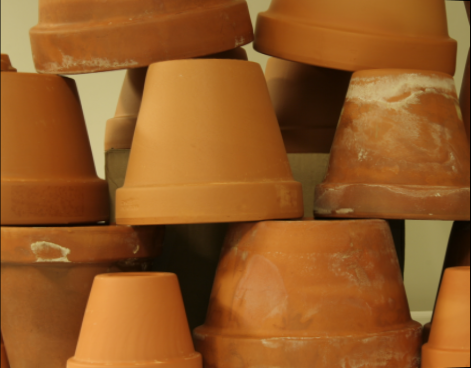
#> input picture data/rflowerpots_left.png, 471 x 368 px
$ jupyter execute --allow-errors hw3.ipynb   (shell and % lines are left out)
#> lines starting #> are read from the running program, lines starting #| are printed output that depends on the picture
# Devoir 4 &mdash; Stéréo-vision et reconstruction 3D
## Récupération des fichiers dans Colab

[cell 1]
#
# Exécutez cette cellule pour préparer votre environnement Colab.
#
# %%capture --no-stderr
# !wget https://benhadid.github.io/m1vpo/static_files/assignments/hw3.zip
# !unzip hw3.zip
# !mv hw3/* .
# !rm -rf hw3
# !rm -rf hw3.zip
# !pip install ipympl

## Initialisation des Widgets sous Colab

[cell 2]
# from google.colab import output
# output.enable_custom_widget_manager()

# 1. Description

L'un des principaux domaines de la Vision Par Ordinateur est la reconstruction 3D. Étant donné plusieurs images 2D d'une scène, comment récupérer la structure 3D de l'environnement, ainsi que la position de la caméra / du robot ? Cela a de nombreuses applications en robotique et en systèmes autonomes car la compréhension de la structure tridimensionnelle de l'environnement est cruciale pour la navigation.

<!---
<center>

<br>
<b>Figure 1</b>. Exemple d'un robot utilisant SLAM, un algorithme de reconstruction et de localisation 3D
</center>
--->

Dans ce devoir, il est demandé d'implémenter un ensemble de fonctions pour générer des cartes de profondeur 3D à partir d'une paire d'images stéréos.

<!--
<table><tr>
<td></td>
<td></td>
</tr></table>
-->
<!-- <center><b>Figure 1</b>. Images de synthèse</center> -->

De manière succinct, vous commencerez par écrire une fonction qui calcule la Matrice Fondamentale associée à une paire d'images appariées. Ensuite, vous implémenterez une fonction qui utilise cette matrice et les contraintes de « géométrie épipolaire » pour trouver plus de paires de correspondance entre les deux images. Enfin, vous coderez une fonction qui calcule les coordonnées 3D pour chacune de ces paires de points 2D.

Dans un second temps, et afin de réaliser une reconstruction 3D dense de la scène, vous implémenterez le code pour la rectification géométrique des images. Vous utiliserez, ensuite, la paire d’images rectifiées pour calculer des cartes denses de disparité et de profondeur.

# 2. Règles de codage

**<span style='color:Red'>
NE MODIFIEZ PAS LE CODE SQUELETTE EN DEHORS DES BLOCS TODO.<br>L'EVALUATEUR AUTOMATIQUE SERA TRES MECHANT AVEC VOUS SI VOUS LE FAITES !
</span>**

## 2.1. Résumé des fonctions potentiellement utiles (vous n'êtes pas obligé de les utiliser)
- numpy.*
- scipy.signal.*
- scipy.ndimage.*

## 2.2. Résumé des fonctions <span style='color:Red'>interdites</span>

- cv2.findFundamentalMat, cv2.computeCorrespondEpilines, cv2.decomposeEssentialMat, cv2.convertPointsToHomogeneous,
- cv2.convertPointsFromHomogeneous, cv2.convertPointsHomogeneous, cv2.correctMatches, cv2.decomposeProjectionMatrix,
- cv2.solvePnP, cv2.solvePnPRansac, cv2.findHomography, cv2.initCameraMatrix2D, cv2.projectPoints, cv2.RQDecomp3x3,
- cv2.StereoBM_create, cv2.StereoSGBM_create, cv2.stereoCalibrate, cv2.StereoRectify, cv2.stereoRectifyUncalibrated,
- cv2.triangulatePoints, cv2.calibrateCamera, cv2.getOptimalNewCameraMatrix, scipy.linalg.rq,
- cv2.sfm.\*, skimage.feature.\*, skimage.measure.\*, skimage.transform.\*

Vous pouvez utiliser ces fonctions pour le débogage de votre code, mais la version finale ne doit en aucun cas les inclure faute d'avoir un zéro pour le devoir.

# 3. Initialisation et paramétrage du bloc-notes
## 3.1. chargement des modules python

[cell 3]
# for auto-reloading external modules

import math
import numpy as np
import numpy.linalg as la
import matplotlib.pyplot as plt
import cv2

from utils import plot_matches

## Commençant par charger deux images

def read_image(path):
#> called with path = 'data/rflowerpots_left.png'
    img = cv2.cvtColor(cv2.imread(path), cv2.COLOR_BGR2RGB)
    return img

# middlebury_2006
img1filename    = 'data/rflowerpots_left.png'
img2filename    = 'data/rflowerpots_right.png'
principal_point = (437/2., 370/2.)
focal_distance  = (1247,1247)
base_distance   = 160/0.005
max_disparity   = 70
dmin = 251.

I1 = read_image(img1filename)
I2 = read_image(img2filename)
#> call 2 of read_image, with path = 'data/rflowerpots_right.png'
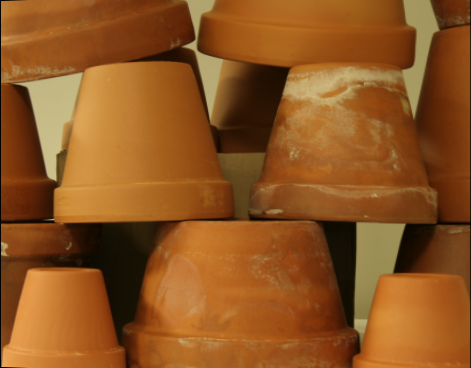
#> input picture data/rflowerpots_right.png, 471 x 368 px

plt.rcParams['figure.figsize'] = (15, 4) # set default size of plots
#plt.rcParams['image.interpolation'] = 'nearest'
#plt.rcParams['image.cmap'] = 'gray'

fig, [ax_l, ax_r] = plt.subplots(1, 2)
# Hide the Figure name at the top of the figure
fig.canvas.header_visible = False
# Hide the footer
fig.canvas.footer_visible = False

ax_l.imshow(I1, cmap='gray')
ax_l.set_title('image « gauche »', y=-0.10)
ax_l.set_axis_off()

ax_r.imshow(I2, cmap='gray')
ax_r.set_title('image « droite »', y=-0.10)
ax_r.set_axis_off()
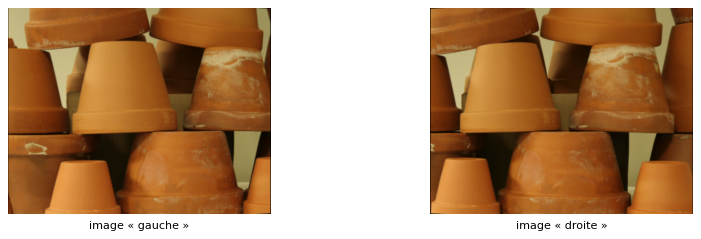
#> figure drawn by matplotlib, 2 panels

## 3.2. Calcul des points-clés et correspondances
Commençons par determiner et associer les points-clés dans les deux images.

[cell 4]
# construisons l'objet sift pour la detection et la description
# des points clés
sift = cv2.SIFT_create(nfeatures=2000)

# détection des points-clés et construction des
# descripteurs associés
keypoints_list   = []  # keypoints[i] corresponds to imgs[i]
descriptors_list = []  # descriptors[i] corresponds to keypoints[i]

for img in [I1, I2]:
    # trouver les points-clés et leurs descripteurs
    keypoints, descriptors = sift.detectAndCompute(img, None)

    keypoints_list.append(keypoints)
    descriptors_list.append(descriptors)
#> this loop made 2 passes
#> after the loop, descriptors_list = 2 items; keypoints_list = 2 items


# comparaison des descripteurs et détection
# des correspondances
FLANN_INDEX_KDTREE = 1
index_params = dict(algorithm = FLANN_INDEX_KDTREE, trees = 5)
search_params = dict(checks=50)   # or pass empty dictionary

flann = cv2.FlannBasedMatcher(index_params,search_params)

# matches_list[i] décrit la paire de correspondance entre
# les descripteurs descriptors[i] et descriptors[i+1]
matches_list = []
threshold = 0.5    # 0.5 (stringent), 0.7 (balanced), 0.9 (relaxed)
for pair in zip(descriptors_list[:-1], descriptors_list[1:]):
    matches = flann.knnMatch(pair[0], pair[1], k=2)

    good_match = []
    for m,n in matches:
        if m.distance < threshold * n.distance:
            good_match.append(m)

    matches_list.append(good_match)
#> this loop made 1 pass
#> matches on pass 1: 183 matches
#> after the loop, matches_list = 1 matches

# Pour ce devoir de stereo-vision, nous utiliserons les paires de
# correspondance dans matches_list[0] (entre img[0] et img[1]).
# Extraction de la liste des correspondances à partir des structures
# de données OpenCV
matches = np.array([ (m.queryIdx, m.trainIdx) for m in matches_list[0] ])
#> matches = 43 pairs, first value 49 to 177, second value 9 to 143

# visualisation des correspondances...
#
fig, ax = plt.subplots(1, 1)
# Hide the Figure name at the top of the figure
fig.canvas.header_visible = False
# Hide the footer
fig.canvas.footer_visible = False
# Hide the axes
ax.axis('off')

#traçage...
plot_matches(ax, I1, I2, keypoints_list[0], keypoints_list[1], matches,
                 keypoints_color='k', matches_color=None, only_matches=False)
#> (this line was passed over: utils is not available in this run)
plt.title('Paires de correspondance détectées', y=-0.10)
plt.tight_layout()
plt.show()

# 4. Les tâches

## 4.1. Calcul de la matrice Fondamentale

La matrice Fondamentale, notée $\mathbf{F}$, est une matrice $3\times 3$ (de rang 2) qui relie l'ensemble de correspondance de points dans deux images (stéréo) selon les contraintes de « géométrie épipolaire ». La géométrie épipolaire est la géométrie projective *intrinsèque* entre deux vues. Elle dépend uniquement des paramètres internes des caméras (matrice $\mathbf{K}$) et de la pose relative de ces dernières, c'est-à-dire qu'elle est **indépendante de la structure de la scène 3D**.

La matrice $\mathbf{F}$ est une représentation algébrique de la géométrie épipolaire et vérifie la contrainte ${\mathbf{x}'_i}^T \,  \mathbf{F}\, \mathbf{x}_i = 0$ où $\mathbf{x}_i$ et $\mathbf{x}'_i$ représentent $m$ points correspondants dans deux images ($i = 1, 2, \cdots, m$). Ceci est connu sous le nom de « contrainte épipolaire » ou « condition de correspondance » ou encore « équation de **Longuet-Higgins** ». sous forme matricielle, la contrainte épipolaire s'écrit :

$$
\begin{bmatrix}
x'_i & y'_i & 1
\end{bmatrix}
\,
\begin{bmatrix}
f_{11} & f_{12} & f_{13} \\
f_{21} & f_{22} & f_{23} \\
f_{31} & f_{32} & f_{33}
\end{bmatrix}
\,
\begin{bmatrix}
x_i \\
y_i \\
1
\end{bmatrix}
\,
= 0
$$

ainsi,

$$
x_i x'_i f_{11} + y_i x'_i f_{12} +  x'_i f_{13} + x_i y'_i f_{21} + y_i y'_i f_{22} + y'_i f_{23} + x_i f_{31} + y_i f_{32} + f_{33}=0. \qquad (*)
$$

Pour $m$ correspondances, cela donne

$$
\begin{bmatrix}
x_1 x'_1 & y_1 x'_1 &  x'_1 & x_1 y'_1 & y_1 y'_1 & y'_1 & x_1 & y_1 & 1 \\
\vdots  & \vdots  & \vdots  & \vdots  & \vdots  & \vdots  & \vdots  & \vdots  & \vdots \\
x_m x'_m & y_m x'_m &  x'_m & x_m y'_m & y_m y'_m & y'_m & x_m & y_m & 1 \\
\end{bmatrix}
\,
\begin{bmatrix}
f_{11} \\
f_{12} \\
f_{13} \\
f_{21} \\
f_{22} \\
f_{23} \\
f_{31} \\
f_{32} \\
f_{33}
\end{bmatrix}
\,
= 0
$$

De combien de points avons-nous besoin pour résoudre le système d'équations ci-dessus ? Contrairement à l'homographie, chaque paire de points correspondants ne contribue qu'à une seule équation (la contrainte épipolaire est un scalaire) dans l'estimation de la matrice $\mathbf{F}$. De plus, la matrice Fondamentale n'est définie qu'à un facteur d'échelle près et n'a donc que huit (et non neuf) degrés de liberté. Par conséquent, nous avons besoin de huit correspondances pour résoudre le système homogène ci-dessus, d'où le nom d'algorithme « [Huit-points](https://en.wikipedia.org/wiki/Eight-point_algorithm) ». Avec $N > 8$ correspondances entre deux images, nous pouvons empiler l'équation $(*)$ pour constituer un système surdéterminé $\mathbf{A} \; \mathbf{x} = \mathbf{0}$. Ce système peut être résolu en utilisant la méthode des « moindres carrés ».

**Tâche 4.1 (5 points) :** Implémentez dans le fichier `stereo.py` la fonction avec la signature suivante :

<p><center><code>F = eight_points(pts1, pts2)</code></center></p>

Cette fonction doit implémenter l'algorithme « Huit-points » pour estimer la matrice Fondamentale à partir d'un ensemble de points appariés. `pts1` et `pts2` sont des tableaux `N x 2` qui contiennent les coordonnées $(x_i,y_i)$ et $(x'_i,y'_i)$ des point-clés correspondants. Votre code doit implémenter une solution à un système surdéterminé (C.-à-d. supposez que $N > 8$).

Voici les étapes à réaliser :

- Normalisation et denormalisation de la matrice $\mathbf{F}$ : Une implementation naïve de l'algorithme « Huit-points » est sensible au problème de [conditionnement numérique](https://fr.wikipedia.org/wiki/Conditionnement_(analyse_num%C3%A9rique)) à cause de la variance trop importante dans les coordonnées des correspondances ponctuelles. Afin de tenir compte de ce problème, il est nécessaire de **normaliser** les coordonnées des points appariés avant de les utiliser dans le calcul de la matrice Fondamentale. Cette étape est réalisée en appliquant des transformations linéaires sur ces points afin que leurs magnitudes soient approximativement égales à 1.0 ou un autre petit nombre ( $\sqrt{2}$ est également [recommandée](https://en.wikipedia.org/wiki/Eight-point_algorithm) ). En gros, pour chaque image, nous calculons le barycentre (c.-à-d. moyenne des coordonnées) des points-clés et le soustrayons de chacun de ces points. Ensuite, une mise à l'échelle est appliquée aux points *centrés* de sorte que l'écart-type soit égale à √2 :

  $$
  \mathbf{p}'_i = \left( \mathbf{p}_i - \bar{\mathbf{p}} \right) \times  \frac{\sqrt{2}}{ \sigma_{\mathbf{p} }}
  $$

  où $\bar{\mathbf{p}}$ est la moyenne des coordonnées des points $\mathbf{p}_i$ détectés dans l'image, et $\sigma_{\mathbf{p}}$ est [l'écart-type](https://fr.wikipedia.org/wiki/%C3%89cart_type) de ces points. Sous forme matricielle, cela donne :

  $$
  \begin{bmatrix}
  u' \\
  v' \\
  1
  \end{bmatrix}
  =
  \underbrace{
  \begin{bmatrix}
  s  &  0  &  0 \\
  0  &  s  &  0 \\
  0  &  0  &  1
  \end{bmatrix}
  \begin{bmatrix}
  1  &  0  &  -c_u \\
  0  &  1  &  -c_v \\
  0  &  0  &  1
  \end{bmatrix}
  }_{\mathbf{T}}
  \begin{bmatrix}
  u \\
  v \\
  1
  \end{bmatrix}
  $$

  avec : $\mathbf{p}'_i =\left[u',v',1\right]^T$, $\mathbf{p}_i=\left[u,v,1\right]^T$, $\bar{\mathbf{p}} = \left[c_u, c_v, 1\right]$ et $s= \sqrt{2} \bigg/ \sigma_{\mathbf{p}}$

  La matrice de transformation $\mathbf{T}$ est le produit de matrices de changement d'échelle et de translation. Une fois les coordonnées normalisées, nous procéderons à l'estimation de la matrice Fondamentale normée, notée $\mathbf{F_{norm}}$, à l'aide de l'algorithme « Huit-points ». Enfin, la matrice Fondamentale $\mathbf{F}$ est récupérée à partir de la matrice $\mathbf{F_{norm}}$ comme suit :

  $$
  \mathbf{F} = \mathbf{T}^T_2~\mathbf{F}_{norm}~\mathbf{T}_1
  $$

- Rappelons qu'une matrice Fondamentale $\mathbf{F}$ valide est celle où toutes les lignes épipolaires se croisent en **un seul** point. Mathématiquement, cela signifie qu'il existe un espace nul non trivial associé à $\mathbf{F}$ (c.-à-d. $rang(F) = 2$). En général, et à cause d’imprécisions numériques dans le calcul des correspondances de points, l’algorithme « huit-points » produira une matrice $\mathbf{F}$ qui ne vérifie pas cette condition. Pour régler ce problème, décomposez la matrice $\mathbf{F}$ en valeurs singulières pour obtenir les trois matrices $\mathbf{U}$, $\mathbf{\Sigma}$, $\mathbf{V}$ tel que $\mathbf{F} = \mathbf{U}~\mathbf{\Sigma}~\mathbf{V}^T$. Convertissez ensuite la matrice $\mathbf{\Sigma}$ en une autre matrice $\mathbf{\Sigma}'$ de rang égal à 2 en annulant la plus petite valeur singulière dans $\mathbf{\Sigma}$. Enfin, calculez la matrice Fondamentale rectifiée : $\mathbf{F}' = \mathbf{U}~\mathbf{\Sigma}'~ \mathbf{V}^T$.

  **Remarque :** La contrainte de « $rang(\mathbf{F})=2$ » doit être appliquée à la matrice Fondamentale normalisée $\mathbf{F}_{norm}$  (c.-à-d. **<ins>avant</ins>** la dénormalisation ).

[cell 5]
from stereo import eight_points
from utils import DisplayEpipolarLine

pts1 = np.squeeze( np.array( [ keypoints_list[0][ m[0] ].pt  for m in matches ] ) )
#> pts1 = 43 pairs, first value 83.67 to 453.1, second value 7.42 to 341.5
pts2 = np.squeeze( np.array( [ keypoints_list[1][ m[1] ].pt  for m in matches ] ) )
#> pts2 = 43 pairs, first value 21.92 to 411.3, second value 7.24 to 345.9

#> (the rest of this cell did not finish here and is left out)

## 4.2. Rejet des correspondances aberrantes via RANSAC

Dans §3.2, les correspondances de points sont calculées à l'aide d'un descripteur de caractéristiques (ici, SIFT). En général, les résultats retournés par la mise-en-correspondance de ce genre de descripteurs (ici, `FlannBasedMatcher`) sont bruitées et contiennent plusieurs correspondances aberrantes. Ceux-ci impactent négativement le calcul de la matrice Fondamentale à l'aide de l'algorithme « Huit-points ». Ainsi, pour supprimer ces valeurs dans le calcul de la matrice Fondamentale, nous utiliserons RANSAC (Oui ! Le même algorithme utilisé dans l'assemblage de Panoramas !)

Les étapes à effectuer par l'algorithme RANSAC sont énumérés comme suit :
1. Sélectionner, d'une manière aléatoire, un sous-ensemble de points (c.-à-d. huit paires) dans l'ensemble des correspondances $C$.
2. Calculer une estimation de la matrice Fondamentale $\hat{\mathbf{F}}$ à partir du sous-ensemble sélectionné.
3. Appliquer la contrainte épipolaire  ${\mathbf{x}'_i}^T \,  \hat{\mathbf{F}}\, \mathbf{x}_i = 0 $ à l'ensemble complémentaire $\bar{C}$ et determiner les bonnes correspondances (*remarque* : Comme il s'agit d'opérations en virgule flottante, un seuil $\epsilon$ devrait plutôt être utilisé pour la comparaison).
4. Répéter les étapes 1&ndash;3 plusieurs fois et conserver la matrice  $\hat{\mathbf{F}}$ qui produit le plus grand nombre de bonnes correspondances.
5. Recalculer une meilleure estimation de la matrice $\hat{\mathbf{F}}$ en utilisant que les paires de points-clés classées comme « bonnes correspondances » (c.-à-d. les 'inliers').

**Tâche 4.2 (5 points) :** Implémentez dans le fichier `stereo.py` la fonction avec la signature suivante :

<p><center><code>F, robust_matches  = ransac(pts1, pts2, matches, n_ters=500, threshold=1e-4)</code></center></p>

`pts1` et `pts2` sont des tableaux `M1 x 2` et `M2 x 2` qui contiennent les coordonnées $(x_i,y_i)$ et $(x'_i,y'_i)$ des point-clés dans les deux images. `matches` est un tableau `N x 2` où chaque rangée représente une correspondance `[indice_dans_pts1, indice_dans_pts2]`. `niters` est le nombre d'iterations à effectuer, et enfin `threshold` est notre seuil $\epsilon$ mentionné dans l'étape 3.

[cell 6]
from stereo import ransac

# 1. récupérer les coordonnées des points clés depuis les structures opencv
pts1 = np.squeeze( np.array( [  kp.pt  for kp in keypoints_list[0] ] ) )
#> pts1 = 183 pairs, first value 3.5 to 458.1, second value 7.42 to 365.2
pts2 = np.squeeze( np.array( [  kp.pt  for kp in keypoints_list[1] ] ) )
#> pts2 = 165 pairs, first value 3.25 to 466.9, second value 7.24 to 350.4

# 2. Exécution de la fonction 'eight_points' (dans ransac) pour calculer la matrice fondamentale F.
#> (the rest of this cell did not finish here and is left out)
